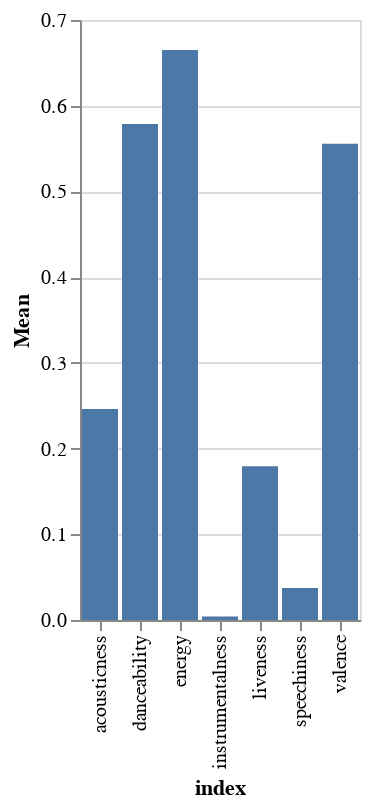

Source (notebook cell):
### Code cell
audioFeaturesDF = pd.read_csv('./Data/mikeydays/country/SongFeatures.csv')
viz = Visualization.Viz()
viz.graphMeans(audioFeaturesDF)

### Figure 1 — Vega-Lite specification as saved in the notebook (floating-point values rounded to 4 significant figures)
{"config": {"view": {"continuousWidth": 400, "continuousHeight": 300}}, "data": {"name": "data-f60b118dbff98c99074e9072bc7e6474"}, "mark": "bar", "encoding": {"x": {"type": "nominal", "field": "index"}, "y": {"type": "quantitative", "field": "Mean"}}, "$schema": "https://vega.github.io/schema/vega-lite/v4.8.1.json", "datasets": {"data-f60b118dbff98c99074e9072bc7e6474": [{"index": "acousticness", "Mean": 0.2462}, {"index": "danceability", "Mean": 0.5785}, {"index": "energy", "Mean": 0.6651}, {"index": "instrumentalness", "Mean": 0.004053}, {"index": "liveness", "Mean": 0.1795}, {"index": "speechiness", "Mean": 0.03741}, {"index": "valence", "Mean": 0.5558}]}}
